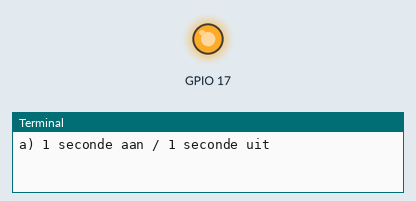
A program run on a simulated Raspberry Pi (BCM pin numbers). On the bench: output pins drawn as LEDs (lit = HIGH), the last lines printed to the terminal. At 29.2 s the program stops and its outputs stay as they are.

Above: at 0.1 s.
At 29.0 s:
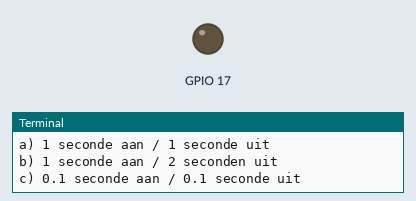
Timing chart, 0 to 30.5 s (numbered marks = the images above):
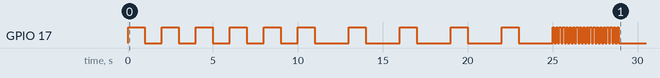

The program:

opdracht2.py
```python
import RPi.GPIO as GPIO
import time

# Zet GPIO-modus en maak pin 17 klaar voor gebruik als output (LED)
GPIO.setmode(GPIO.BCM)
GPIO.setup(17, GPIO.OUT)

try:
    # a) LED knippert 5 keer: 1 seconde aan, 1 seconde uit
    print("a) 1 seconde aan / 1 seconde uit")
    for i in range(5):
        GPIO.output(17, True)
        time.sleep(1)
        GPIO.output(17, False)
        time.sleep(1)

    # b) LED knippert 5 keer: 1 seconde aan, 2 seconden uit
    print("b) 1 seconde aan / 2 seconden uit")
    for i in range(5):
        GPIO.output(17, True)
        time.sleep(1)
        GPIO.output(17, False)
        time.sleep(2)

    # c) LED knippert snel 20 keer: 0.1 seconde aan en uit
    print("c) 0.1 seconde aan / 0.1 seconde uit")
    for i in range(20):
        GPIO.output(17, True)
        time.sleep(0.1)
        GPIO.output(17, False)
        time.sleep(0.1)

    # d) LED knippert heel snel 20 keer: 0.005 seconde aan en uit
    print("d) snel knipperen: 0.005 seconde aan/uit")
    for i in range(20):
        GPIO.output(17, True)
        time.sleep(0.005)
        GPIO.output(17, False)
        time.sleep(0.005)

finally:
    # Zorgt ervoor dat de GPIO-pinnen netjes worden opgeruimd na afloop
    GPIO.cleanup()
    print("Klaar, pinnen opgeruimd!")
```

Measured:
- by itself, GPIO 17: goes 5 × (HIGH 1.0 s, LOW 1.0 s), 5 × (HIGH 1.0 s, LOW 2.0 s), 19 × (HIGH 0.10 s, LOW 0.10 s), HIGH 0.10 s, then LOW
